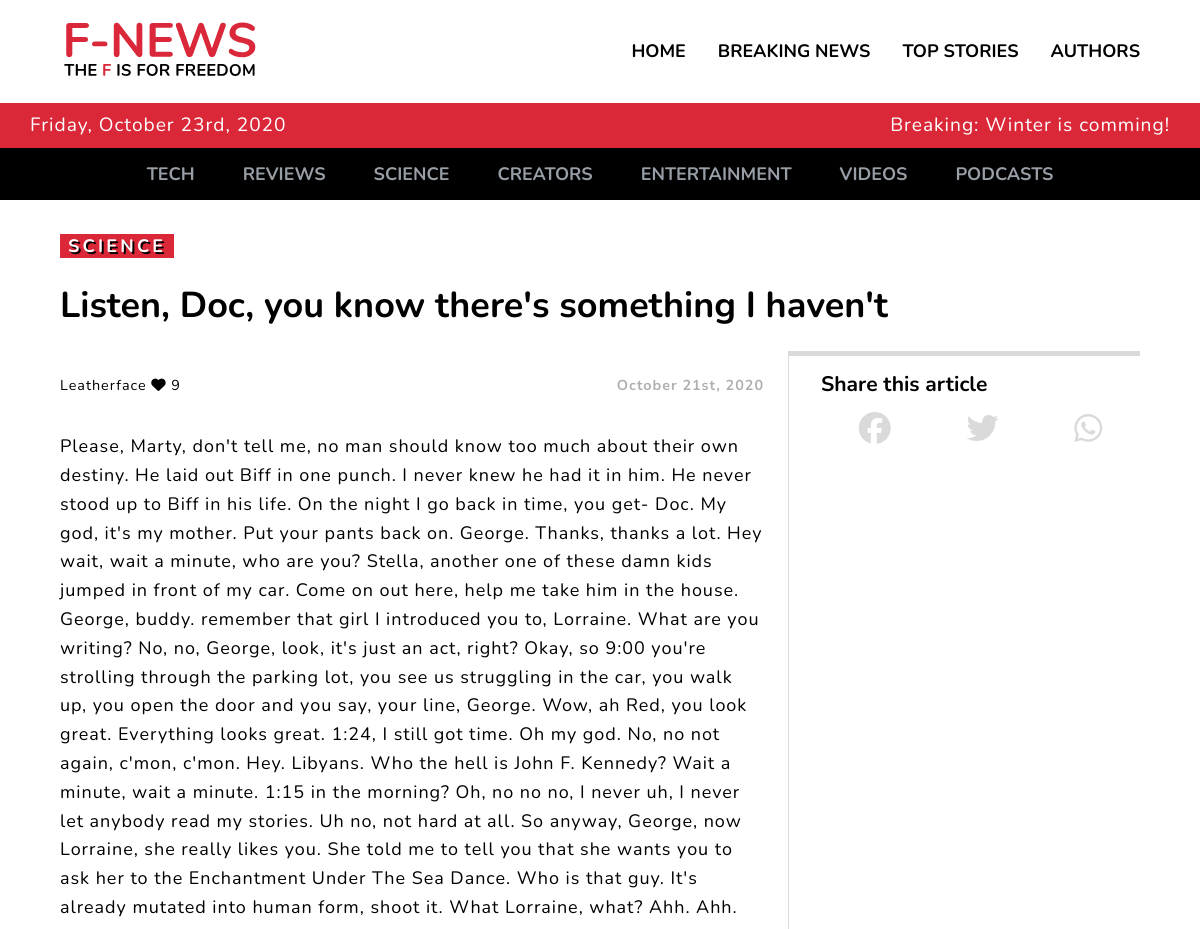
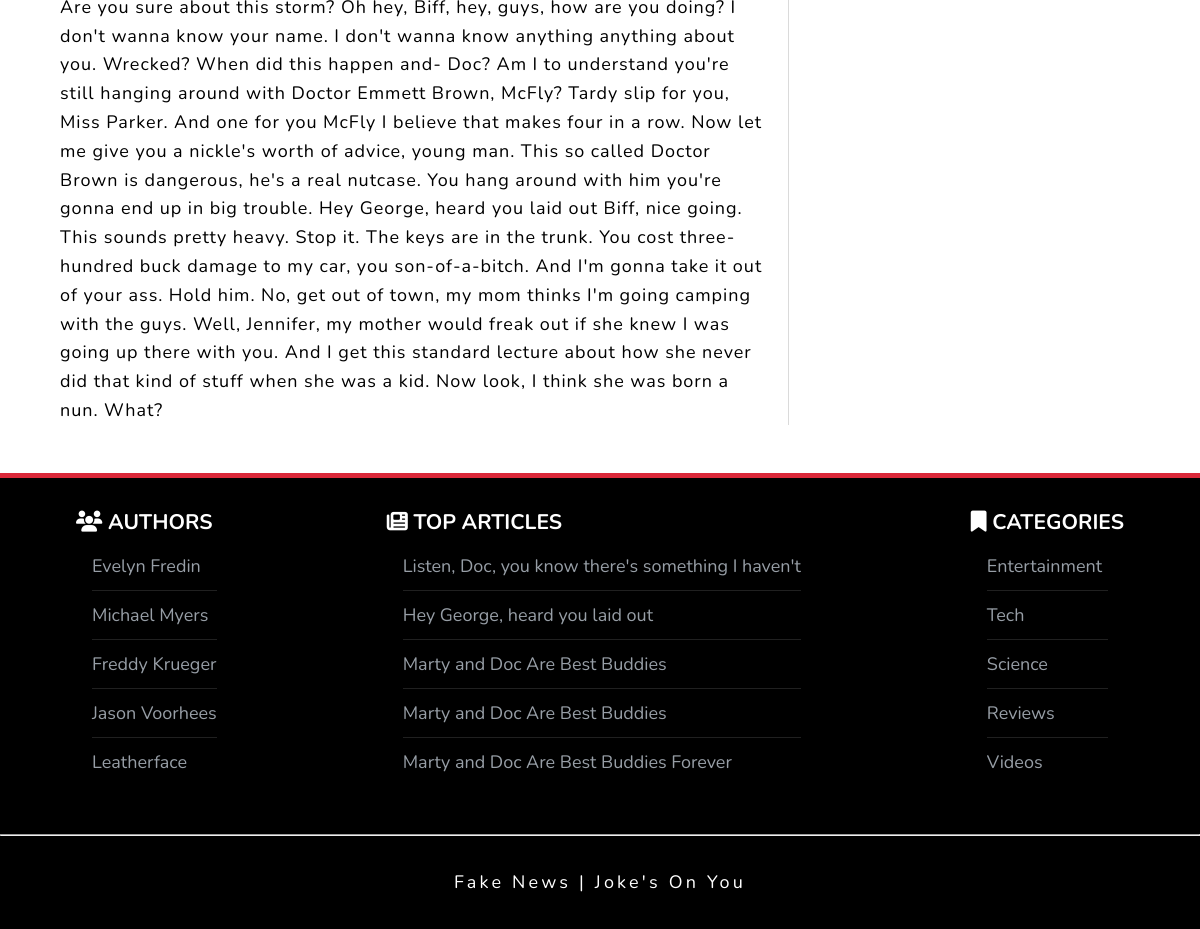
Page /article.php?id=3 on the committed database (2 pictures, top to bottom).
### tables this page shows
CREATE TABLE posts (
	id INTEGER PRIMARY KEY AUTOINCREMENT NOT NULL,
	title VARCHAR(225) NOT NULL,
	content TEXT NOT NULL,
	image VARCHAR(225),
	author INTEGER,
	published BOOLEAN NOT NULL,
	date TIMESTAMP DEFAULT CURRENT_TIMESTAMP,
	likes INTEGER, category VARCHAR(255),
	FOREIGN KEY(author) REFERENCES users(id)
);

CREATE TABLE users (
	id INTEGER PRIMARY KEY AUTOINCREMENT NOT NULL,
	full_name VARCHAR(225)
);

### article.php (called while the page is built, shortened)
<?php
require __DIR__ . '/app/bootstrap.php';
require __DIR__ . '/views/header.php';
require __DIR__ . '/views/navigation.php';
require __DIR__ . '/app/functions.php';
require __DIR__ . '/views/article.views.php';
require __DIR__ . '/views/footer.php';

### app/config.php (called while the page is built, shortened)
<?php
return [
    'db_path' =>  sprintf('sqlite:%s/database/fakenews.db', __DIR__),
    'charset' => 'utf8mb4',
    'options' => [
        PDO::ATTR_ERRMODE => PDO::ERRMODE_WARNING
    ]
];

### app/bootstrap.php (called while the page is built, shortened)
<?php
$config = require __DIR__ . '/config.php';
require __DIR__ . '/database/Connection.php';
require __DIR__ . '/database/QueryBuilder.php';
$query = new QueryBuilder(
    Connection::make($config['db_path'])
);
$posts = $query->selectAll('posts');
$users = $query->selectAll('users');
$footerStories = $query->selectOrderAndLimit('posts', 'likes', 5);

### app/database/Connection.php (called while the page is built)
<?php
require __DIR__ . '/../config.php';
class Connection
{
    public static function make($config)
    {
        try {
            return new PDO($config);
        } catch (\PDOException $e) {
            throw new \PDOException($e->getMessage(), (int)$e->getCode());
        }
    }
}

### app/database/QueryBuilder.php (called while the page is built)
<?php
class QueryBuilder
{
    protected $pdo;
    public function __construct($pdo)
    {
        $this->pdo = $pdo;
    }
    public function selectAll($table)
    {
        $statement = $this->pdo->prepare("SELECT * FROM {$table}");
        $statement->execute();
        return $statement->fetchAll(PDO::FETCH_CLASS);
    }
    public function selectOrderAndLimit($table, $column, $amount)
    {
        $statement = $this->pdo->prepare("SELECT * FROM {$table} ORDER BY {$column} DESC LIMIT {$amount}");
        $statement->execute();
        return $statement->fetchAll(PDO::FETCH_CLASS);
    }
    public function selectById($id)
    {
        $statement = $this->pdo->prepare("SELECT * FROM posts WHERE id = {$id};");
        $statement->execute();
        return $statement->fetchAll(PDO::FETCH_CLASS)[0];
    }
}

### app/functions.php (called while the page is built, shortened)
<?php
function dateFormatter(string $date): string
{
    return date('F jS\, Y', strtotime($date));
}
function getAuthorForPost(stdClass $post, array $users): string
{
    foreach ($users as $user) {
        if ($user->id == $post->author) {
            return $user->full_name;
        }
    }
}

### views/article.views.php (the view, shortened to what this page needs)
<?php $id = (int) $_GET['id'];
$post = $query->selectById($id);
?>
<section class="container">
    <div class="article-header">
        <p><span class="category"><?= $post->category; ?></p>
        <h1 class="title"><?= $post->title; ?></h1>
    </div>
    <div class="article">
        <div class="article-body">
            <div class="metadata">
                <p class="author-likes"><?= getAuthorForPost($post, $users); ?> <i class="fas fa-heart"></i> <?= $post->likes; ?></p>
                <p class="publishedDate"><?= dateFormatter($post->date); ?></p>
            </div>
            <div class="article-content">
                <p><?= $post->content; ?></p>
            </div>
        </div>
        <div class="article-sidebar">
            <div class="sidebar-body">
                <h3>Share this article</h3>
                <div class="social">
                    <i class="fab fa-facebook"></i>
                    <i class="fab fa-twitter"></i>
                    <i class="fab fa-whatsapp"></i>
                </div>
            </div>
        </div>
    </div>
</section>

### views/header.php (shortened to what this page needs)
<!DOCTYPE html>
<html lang="en">
<head>
    <link rel="stylesheet" href="views/css/global.css" />
    <link rel="stylesheet" href="views/css/navigation.css" />
    <link rel="stylesheet" href="views/css/article-grid.css" />
    <link rel="stylesheet" href="views/css/article-page.css">
    <link rel="stylesheet" href="views/css/footer.css" />
    <link rel="stylesheet" href="views/css/normalize.css" />
</head>
<body>

### views/navigation.php (shortened to what this page needs)
<nav class="container">
    <div class="logo">
        <a href="/">
        </a>
    </div>
    <ul class="nav-links">
        <li><a href="/">Home</a></li>
        <li><a href="#">Breaking News</a></li>
        <li><a href="#">Top Stories</a></li>
        <li><a href="#">Authors</a></li>
    </ul>
</nav>
<section class="top-module">
    <div class="date">
        <p><?= date("l\, F jS\, Y"); ?></p>
        <p class="breaking">Breaking: Winter is comming!</p>
    </div>
</section>
<section class="categories">
    <div class="categories-list">
        <ul>
            <li>Tech</li>
            <li>Reviews</li>
            <li>Science</li>
            <li>Creators</li>
            <li>Entertainment</li>
            <li>Videos</li>
            <li>Podcasts</li>
        </ul>
    </div>
</section>

### views/footer.php (shortened to what this page needs)
<footer>
    <div class="footer-links container">
        <div>
            <h3><i class="fas fa-users"></i> Authors</h3>
            <ul>
                <?php foreach ($users as $user) : ?>
                    <li><?= $user->full_name; ?></li>
                <?php endforeach; ?>
            </ul>
        </div>
        <div>
            <h3><i class="fas fa-newspaper"></i> Top Articles</h3>
            <ul>
                <?php foreach ($footerStories as $footerStory) : ?>
                    <li>
                        <a href="article.php?id=<?= $footerStory->id; ?>">
                            <?= $footerStory->title; ?>
                        </a>
                    </li>
                <?php endforeach; ?>
            </ul>
        </div>
        <div>
            <h3><i class="fas fa-bookmark"></i> Categories</h3>
            <ul>
                <?php foreach ($posts as $post) : ?>
                    <li><?= $post->category; ?></li>
                <?php endforeach; ?>
            </ul>
        </div>
    </div>
    <div>
        <hr>
        <p>Fake News | Joke's On You</p>
    </div>
</footer>
</body>
</html>

### views/css/global.css (style rules this page uses)
* { margin: 0; box-sizing: border-box; }
body { font-family: "Nunito", sans-serif; font-size: 19px; background-color: var(--bg-color); color: var(--body-color); }
.container { max-width: 90%; margin: 0 auto; }
@media (min-width: 822px) { body { font-size: 18px; } }

### views/css/navigation.css (style rules this page uses)
nav { display: flex; flex-wrap: wrap; justify-content: space-between; align-items: center; padding: 1rem 0; }
nav .logo { width: 200px; }
nav ul { display: none; list-style: none; width: 100%; }
.top-module { background-color: var(--primary-color); padding: 0.5rem 0; color: #fff; text-align: center; font-size: 1.2rem; }
.breaking { display: none; }
.categories { display: none; }
@media (min-width: 822px) { nav { flex-wrap: nowrap; justify-content: space-between; align-items: center; padding: 1rem 0; } }
@media (min-width: 822px) { nav ul { display: flex; width: auto; } }
@media (min-width: 822px) { nav ul { display: flex; align-items: center; } }
@media (min-width: 822px) { nav ul li { text-decoration: none; padding-left: 2rem; align-items: center; } }
@media (min-width: 822px) { nav ul li a { text-decoration: none; color: var(--body-color); text-transform: uppercase; font-weight: 700; } }
@media (min-width: 822px) { .date { width: 95%; margin: auto; display: flex; justify-content: space-between; } }
@media (min-width: 822px) { .breaking { display: inline-flex; color: #fff; text-align: center; font-size: 1.2rem; } }
@media (min-width: 822px) { .categories { display: block; background: var(--black-color); } }
@media (min-width: 822px) { .categories ul { color: var(--light-gray-color); display: flex; list-style: none; margin: 0; justify-content: center; } }
@media (min-width: 822px) { .categories li { max-width: 95%; padding: 1rem 1.5rem; text-transform: uppercase; font-weight: 700; } }

### views/css/article-grid.css (style rules this page uses)
.publishedDate { color: rgb(177, 176, 176); font-size: 0.9rem; font-weight: 700; }
span { background: var(--primary-color); color: #fff; padding: 0 0.5rem; letter-spacing: 0.2rem; text-shadow: 2px 2px #000; font-weight: 700; text-transform: uppercase; }
.author-likes { font-size: 0.9rem; }
h3 { margin-top: 1rem; }
p { letter-spacing: 0.06rem; line-height: 1.8rem; }

### views/css/article-page.css (style rules this page uses)
.article-header { margin-top: 2rem; }
.article-body .metadata { display: flex; justify-content: space-between; margin-bottom: 0.5rem; }
.article-body .article-content { margin-top: 2rem; }
.article-sidebar { margin-top: 2rem; border-top: 5px solid var(--lighter-gray-color); }
.social { margin-top: 1rem; display: flex; justify-content: space-around; font-size: 2rem; }
.fa-facebook, .fa-twitter, .fa-whatsapp { color: var(--lighter-gray-color); }
@media (min-width: 1000px) { .article { display: grid; grid-template-columns: 2fr 1fr; gap: 1.5rem; } }
@media (min-width: 1000px) { .article-sidebar { margin-top: 0; border-left: 1px solid var(--lighter-gray-color); } }
@media (min-width: 1000px) { .article-sidebar .sidebar-body { padding-left: 2rem; } }

### views/css/footer.css (style rules this page uses)
footer { background: #000; margin-top: 3rem; border-top: 5px solid var(--primary-color); }
.footer-links { display: flex; flex-direction: column; color: var(--light-gray-color); padding: 2rem; }
.footer-links h3 { text-transform: uppercase; color: #fff; }
.footer-links ul { list-style: none; padding: 0.5rem 1rem 0; line-height: 2rem; }
.footer-links li { border-bottom: 1px solid #202020; padding: 0.5rem 0; }
.footer-links li:last-child { border-bottom: 0 solid #202020; }
.footer-links a { color: var(--light-gray-color); text-decoration: none; }
footer p { text-align: center; color: var(--white-color); padding: 2rem; letter-spacing: 0.2rem; }
@media (min-width: 822px) { .footer-links { flex-direction: row; justify-content: space-between; padding: 1rem; margin-bottom: 2rem; } }

### views/css/variables.css (style rules this page uses)
:root { --black-color: #000000; --white-color: #ffffff; --light-gray-color: #979ea6; --primary-color: #da2839; --lighter-gray-color: #dadada; }
@media (prefers-color-scheme: light) { :root { --bg-color: #ffffff; --body-color: #000000; --body-inverse: #ffffff; --bg-inverse: #000000; } }

### rows in the picture
posts: category "SCIENCE", title "Listen, Doc, you know there's something I haven't", likes "9", date "October 21st, 2020", content "Please, Marty, don't tell me, no man should know too much about their own destiny. He laid out Biff in one punch. I never knew he had it in him. He never stood up to Biff in his life. On the night I go back in time, you get- Doc. My god, it's my mother. Put your pants back on. George. Thanks, thanks a lot. Hey wait, wait a minute, who are you? Stella, another one of these damn kids jumped in front of my car. Come on out here, help me take him in the house. George, buddy. remember that girl I introduced you to, Lorraine. What are you writing? No, no, George, look, it's just an act, right? Okay, so 9:00 you're strolling through the parking lot, you see us struggling in the car, you walk up,…", category "Science"
users: full_name "Leatherface"
users: full_name "Evelyn Fredin"
users: full_name "Michael Myers"
users: full_name "Freddy Krueger"
users: full_name "Jason Voorhees"
posts: title "Hey George, heard you laid out", category "Tech"
posts: title "Marty and Doc Are Best Buddies", category "Entertainment"
posts: title "Marty and Doc Are Best Buddies", category "Reviews"
posts: title "Marty and Doc Are Best Buddies Forever", category "Videos"
